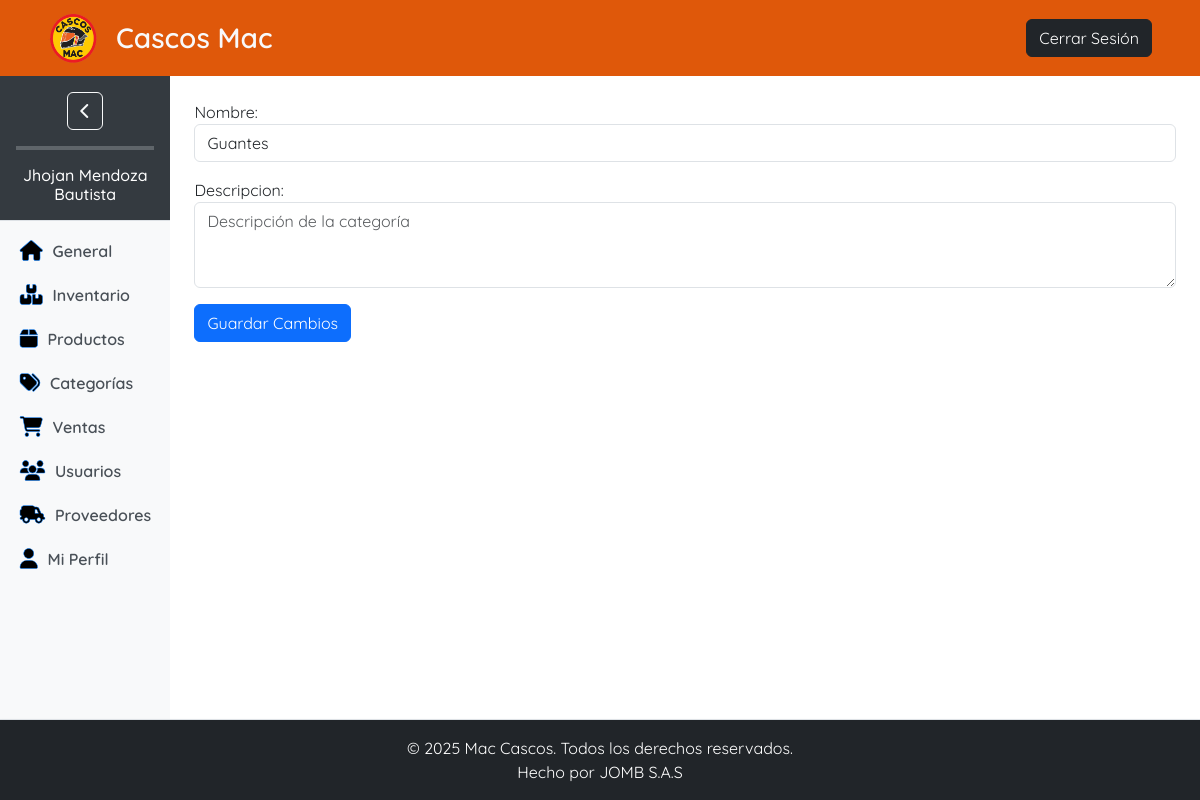
Page /tienda/categoria/2/edit/ (signed in) on the committed database.
### usuarios/models.py (models this page shows, shortened)
class Usuario(AbstractUser):
    EMAIL_FIELD = 'email'
    ROLES = (
        ('', 'Seleccione una opción'),
        ('gerente', 'Gerente'),
        ('vendedor', 'Vendedor'),
    )
    email = models.EmailField(unique=True)
    rol = models.CharField(
        max_length=20,
        choices=ROLES,
    )

### tienda/models.py (models this page shows, shortened)
class Categoria(models.Model):
    nombre = models.CharField(max_length=100, unique=True)
    descripcion = models.TextField(blank=True, null=True)

### tienda/views.py (the view, shortened to what this page needs)
# urls.py: path('categoria/<int:pk>/edit/', views.CategoriaUpdateView.as_view(), name='editar_categoria'),
class CategoriaUpdateView(LoginRequiredMixin, UpdateView):
    model = Categoria
    form_class = CategoriaForm
    template_name = 'dashboard/categorias/editar_categoria.html'

### tienda/forms.py
class CategoriaForm(forms.ModelForm):
    class Meta:
        model = Categoria
        fields = ['nombre', 'descripcion']
        widgets = {
            'nombre': forms.TextInput(attrs={'class': 'form-control', 'placeholder': 'Nombre de la categoría'}),
            'descripcion': forms.Textarea(attrs={'class': 'form-control', 'rows': 3, 'placeholder': 'Descripción de la categoría'}),
        }

### templates/dashboard/categorias/editar_categoria.html (shortened to what this page needs)
{% extends 'base_dashboard.html' %}
{% load static %}
{% block content %}
<form method="post" id="edit-product-form">
    {{ form.as_p }}
    <button type="submit" class="btn btn-primary">Guardar Cambios</button>
</form>
{% endblock %}

### templates/base_dashboard.html (shortened to what this page needs)
{% load static %}
<!DOCTYPE html>
<html lang="es">
<head>
    <link rel="stylesheet" href="{% static 'css/base_dash.css' %}">
    <link href="https://cdn.jsdelivr.net/npm/bootstrap@5.3.3/dist/css/bootstrap.min.css" rel="stylesheet"
>
    <link href="https://cdnjs.cloudflare.com/ajax/libs/font-awesome/6.0.0-beta3/css/all.min.css" rel="stylesheet">
    <link rel="stylesheet" href="https://cdn.jsdelivr.net/npm/bootstrap-icons@1.11.3/font/bootstrap-icons.min.css">
</head>
<body class="d-flex flex-column min-vh-100">
    <header class="navbar navbar-expand-lg navbar-expand-md py-2 px-5 d-none d-lg-flex d-md-flex">
        <a class="navbar-brand d-flex align-items-center" href="{% url 'index' %}">
            <img src="{% static 'img/logo2.png' %}" alt="Logo de Mac Cascos" class="me-2">
            <span class="fs-3 fw-semibold text-light">Cascos Mac</span>
        </a>
        <ul class="navbar-nav ms-auto">
            {% if user.is_authenticated %}
                <a href="{% url 'logout' %}" class="btn btn-dark">Cerrar Sesión</a>
            {% else %}
                <a href="{% url 'index' %}" class="btn btn-outline-dark">Volver al Inicio</a>
            {% endif %}
        </ul>
    </header>
    <div class="d-flex flex-grow-1 overflow-hidden">
        {% if user.is_authenticated %}
            <aside class="sidebar bg-light overflow-hidden" id="sidebar">
                <div class="sidebar-header">
                    <div class="align-items-center align-content-center">
                        <div class="align-items-center align-content-center mb-3">
                            <button class="btn btn-outline-light ms-auto" id="sidebar-toggle">
                                <i class="fas fa-chevron-left" id="boton-colapso"></i>
                            </button>
                        </div>
                        <hr class="border border-2" id="division-bar">
                        <div id="user-name-column">
                            <h1 class="fs-6 mb-0" id="sidebar-user-name">
                                {{ request.user.get_full_name }}
                            </h1>
                        </div>
                    </div>
                </div>
                <nav class="sidebar-nav text-center">
                    <ul class="nav flex-column mt-2">
                        {% if user.rol == 'gerente' %}
                            <li class="nav-item">
                                <a href="{% url 'dashboard_gerente' %}" class="nav-link ajax-link" data-bs-toggle="tooltip"
                                    title="General">
                                    <i class="fa fa-house"></i> General
                                </a>
                            </li>
                            <li class="nav-item">
                                <a href="{% url 'inventario' %}" class="nav-link ajax-link" data-bs-toggle="tooltip"
                                    title="Inventario">
                                    <i class="fa fa-boxes"></i> Inventario
                                </a>
                            </li>
                            <li class="nav-item">
                                <a href="{% url 'contenido_productos' %}" class="nav-link ajax-link" data-bs-toggle="tooltip"
                                    title="Productos">
                                    <i class="fa fa-box"></i> Productos
                                </a>
                            </li>
                            <li class="nav-item">
                                <a href="{% url 'contenido_categorias' %}" class="nav-link ajax-link" data-bs-toggle="tooltip"
                                    title="Categorías">
                                    <i class="fa fa-tags"></i> Categorías
                                </a>
                            </li>
                            <li class="nav-item">
                                <a href="{% url 'ventas:contenido_ventas' %}" class="nav-link ajax-link"
                                    data-bs-toggle="tooltip" title="Ventas">
                                    <i class="fa fa-shopping-cart"></i> Ventas
                                </a>
                            </li>
                            <li class="nav-item">
                                <a href="{% url 'listar_usuarios' %}" class="nav-link ajax-link" data-bs-toggle="tooltip"
                                    title="Usuarios">
                                    <i class="fa fa-users"></i> Usuarios
                                </a>
                            </li>
                            <li class="nav-item">
                                <a href="{% url 'contenido_proveedores' %}" class="nav-link ajax-link" data-bs-toggle="tooltip"
                                    title="Proveedores">
                                    <i class="fa fa-truck-field"></i> Proveedores
                                </a>
                            </li>
                            <li class="nav-item">
                                <a href="{% url 'mi_perfil' %}" class="nav-link ajax-link" data-bs-toggle="tooltip"
                                    title="Usuarios">
                                    <i class="fa fa-user"></i> Mi Perfil
                                </a>
                            </li>
                        {% endif %}
                    </ul>
                </nav>
            </aside>
        {% endif %}
        <main class="flex-grow-1 overflow-auto p-4 container-fluid">
            {% block content %}{% endblock %}
        </main>
    </div>
    <footer class="bg-dark text-white border-top shadow-sm mt-auto py-3">
        <div class="container">
            <div class="row flex-column">
                <div class="col-mb-3">
                    <p class="mb-0">&copy; 2025 Mac Cascos. Todos los derechos reservados.</p>
                </div>
                <div class="col">
                    <p class="mb-0">
                        <a href="https://jhojanomb.github.io/JOMB/" class="text-white text-decoration-none">
                            Hecho por JOMB S.A.S
                        </a>
                    </p>
                </div>
            </div>
        </div>
    </footer>
</body>
</html>

### static/css/base_dash.css (style rules this page uses)
:root { --fuente-letra: 'Quicksand', sans-serif; --color-bg-navbar: #df580a; --color-bg-sidebar: #343a40; --color-text-sidebar: #ffffff; --color-hover: #007bff; --color-hover-dark: #0056b3; --color-footer: #343a40; --color-text-footer: #ffffff; }
* { font-family: var(--fuente-letra); margin: 0; padding: 0; box-sizing: border-box; }
body { font-family: var(--fuente-letra); display: flex; flex-direction: column; min-height: 100vh; }
.navbar { background: var(--color-bg-navbar) !important; padding: 10px 15px; }
.navbar-brand { display: flex; align-items: center; gap: 10px; color: #212529; font-weight: 600; font-size: 1.25rem; }
.navbar-brand img { width: 50px; height: 50px; }
.navbar-nav .btn { color: white; background-color: #212529; }
.sidebar-header { background-color: var(--color-bg-sidebar); color: var(--color-text-sidebar); padding: 1rem; text-align: center; border-bottom: 1px solid #dee2e6; }
.sidebar-nav .nav-link { font-size: 1rem; color: #495057; padding: 10px 20px; display: flex; align-items: center; transition: all 0.3s ease; }
.sidebar-nav .nav-link i { margin-right: 10px; font-size: 1.25rem; color: black; -webkit-text-stroke: 0.5px var(--color-hover); transition: color 0.3s ease; }
.sidebar:not(.collapsed) { width: 200px; transition: width 0.3s ease; }
footer { background-color: var(--color-footer); color: var(--color-text-footer); text-align: center; padding: 10px 0; width: 100%; position: relative; bottom: 0; }
.nav-item a { font-size: 16px; font-weight: 600; }

### rows in the picture
Usuario: user.get_full_name "Jhojan Mendoza Bautista"
Categoria: nombre "Guantes"
